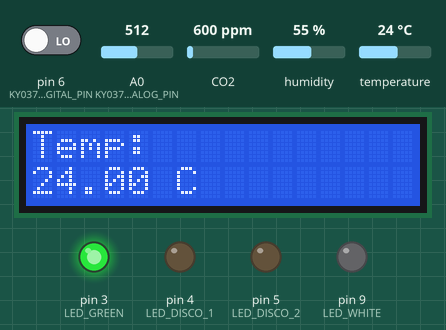
Bench run of a sketch on a simulated Arduino Uno, built with avr-gcc and run on an emulated ATmega328P. On the bench: 16×2 character LCD, output pins drawn as LEDs (lit = HIGH). Inputs (shaded band) come from the test bench; at power-on: temperature 24 °C, pin 6 (KY037_DIGITAL_PIN) LOW, A0 (KY037_ANALOG_PIN) = 512, CO2 600 ppm, humidity 55 %. What the sketch prints to the serial monitor is not drawn.

Above: at 1.2 s.
1.3 s: temperature set to 19.6 °C
At 3.4 s:
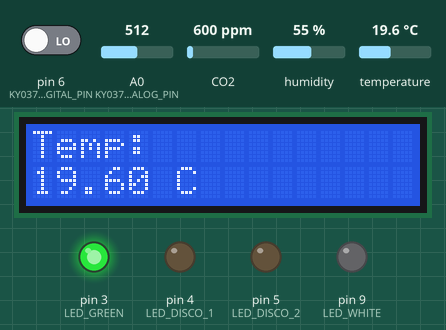
6.2 s: temperature set to 18.3 °C
At 10.7 s:
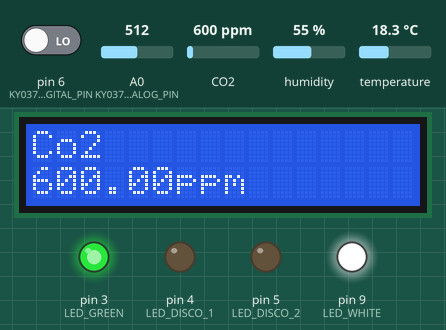
11.0 s: pin 6 (KY037_DIGITAL_PIN) driven HIGH
At 11.6 s:
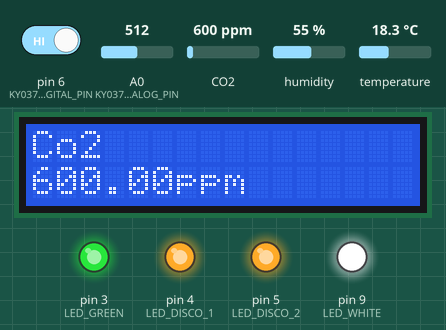
12.5 s: A0 (KY037_ANALOG_PIN) set to 338
18.5 s: A0 (KY037_ANALOG_PIN) set to 316
At 20.1 s:
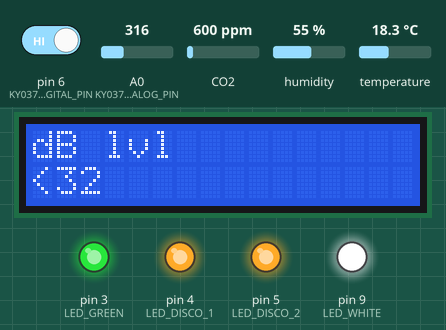
20.4 s: A0 (KY037_ANALOG_PIN) set to 451
At 21.4 s:
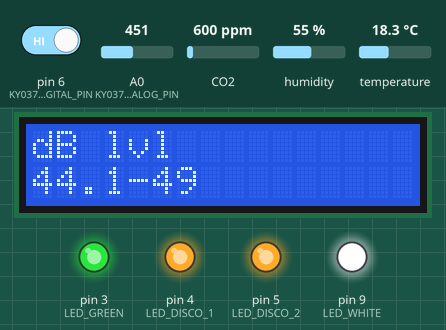
Timing chart, 0 to 23.4 s (numbered marks = the images above; inputs shaded):
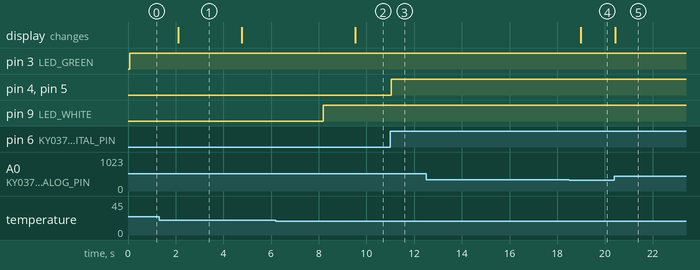

The sketch:

aduino.ino
```cpp
#include <DHT.h>
#include "MQ135.h"
#include <LiquidCrystal.h>

#define DHT_PIN 2
DHT dht(DHT_PIN, DHT22);
int LED_WHITE = 9;

MQ135 gasSensor = MQ135(A1);
int LED_GREEN = 3;

LiquidCrystal lcd(7, 8, 10, 11, 12, 13);
// LiquidCrystal(rs, enable, d4, d5, d6, d7)

int KY037_DIGITAL_PIN = 6;
int KY037_ANALOG_PIN = A0;
int LED_DISCO_1 = 4;
int LED_DISCO_2 = 5;

int maxTemperature = 24;
int minTemperature = 19;

int maxPpm = 20;

bool airConditionOn;
bool aspirationOn;

void setup() {
  dht.begin();
  pinMode(LED_WHITE, OUTPUT);

  pinMode(KY037_ANALOG_PIN, INPUT);
  pinMode(KY037_DIGITAL_PIN, INPUT);
  pinMode(LED_DISCO_1, OUTPUT);
  pinMode(LED_DISCO_2 , OUTPUT);

  pinMode(LED_GREEN, OUTPUT);

  lcd.begin(16, 2);

  Serial.begin(9600);
}

char* KY037AnalogTodBParserWeb(int value) {
  if (value <= 327) {
    return "< 32.00 dB";
  } else if (value >= 328 && value <= 351) {
    return "32.01 - 35.00 dB";
  } else if (value >= 352 && value <= 440) {
    return "35.01 - 44.00 dB";
  } else if (value >= 441 && value <= 483) {
    return "44.01 - 49.00 dB";
  } else if (value >= 484 && value <= 544) {
    return "49.01 - 53.00 dB";
  } else if (value >= 545 && value <= 550) {
    return "53.01 - 56.00 dB";
  } else if (value >= 551 && value <= 611) {
    return "56.01 - 61.00 dB";
  } else if (value >= 612 && value <= 662) {
    return "61.01 - 65.00 dB";
  } else if (value >= 663 && value <= 764) {
    return "65.01 - 71.00 dB";
  } else if (value >= 765 && value <= 770) {
    return "71.01 - 78.00 dB";
  } else {
    return "> 72.00 dB";
  }
}

char* KY037AnalogTodBParserDisplay(int value) {
  if (value <= 327) {
    return "<32";
  } else if (value >= 328 && value <= 351) {
    return "32.1-35";
  } else if (value >= 352 && value <= 440) {
    return "35.1-44";
  } else if (value >= 441 && value <= 483) {
    return "44.1-49";
  } else if (value >= 484 && value <= 544) {
    return "49.1-53";
  } else if (value >= 545 && value <= 550) {
    return "53.1-56";
  } else if (value >= 551 && value <= 611) {
    return "56.1-61";
  } else if (value >= 612 && value <= 662) {
    return "61.1-65";
  } else if (value >= 663 && value <= 764) {
    return "65.1-71";
  } else if (value >= 765 && value <= 770) {
    return "71.1-78";
  } else {
    return ">72";
  }
}

int counter = 0;

void loop() {
  float temperature = dht.readTemperature();
  float humidity = dht.readHumidity();

  float ppm = gasSensor.getCorrectedPPM(temperature, humidity);

  int dNoiseLevel = digitalRead(KY037_DIGITAL_PIN);  // 0 || 1
  int aNoiseLevel = analogRead(KY037_ANALOG_PIN);    // 0 - 1023

  char* dBNoiseLevelWeb = KY037AnalogTodBParserWeb(aNoiseLevel);
  char* dBNoiseLevelDisplay = KY037AnalogTodBParserDisplay(aNoiseLevel);

  // LED disco effect based on KY037 digital info
  if (dNoiseLevel == 1) {
    digitalWrite(LED_DISCO_1, HIGH);
    digitalWrite(LED_DISCO_2, HIGH);
  } else {
    digitalWrite(LED_DISCO_1, LOW);
    digitalWrite(LED_DISCO_2, LOW);
  }


  aspirationOn = ppm > maxPpm;
  // GREEN LED state based on MQ135 info
  if (aspirationOn) {
    digitalWrite(LED_GREEN, HIGH);
  } else {
    digitalWrite(LED_GREEN, LOW);
  }

  airConditionOn = temperature > maxTemperature || temperature < minTemperature;
  // WHITE LED state based on DHT22 info
  if (airConditionOn) {
    digitalWrite(LED_WHITE, HIGH);
  } else {
    digitalWrite(LED_WHITE, LOW);
  }

  // change display info logic
  lcd.clear();

  if (counter < 75) {
    lcd.print("Temp: ");
    lcd.setCursor(0, 1);
    lcd.print(String(temperature) + " C");
  } else if (counter < 150) {
    lcd.print("Humid: ");
    lcd.setCursor(0, 1);
    lcd.print(String(humidity) + " %");
  } else if (counter < 300) {
    lcd.print("Co2");
    lcd.setCursor(0, 1);
    lcd.print(String(ppm) + "ppm");
  } else if (counter < 450) {
    lcd.print("dB lvl ");
    lcd.setCursor(0, 1);
    lcd.print(dBNoiseLevelDisplay);
  } else if (counter == 451) {
    counter = 0;
    lcd.print("Temp: ");
    lcd.setCursor(0, 1);
    lcd.print(String(temperature) + " C");
  }
  counter++;


  Serial.println(String(temperature) + " °C, " + String(humidity) + " %, " + String(ppm) + " ppm, " + String(dBNoiseLevelWeb) + ", " + String(aNoiseLevel) + ", " + String(aspirationOn) + ", " + String(airConditionOn));
  // output example: 23.00 °C, 41.50 %, 3.17 ppm, 49.01 - 53.00 dB, 521, 0, 1
  delay(2);
}
```

Measured:
- the behaviour switches between 19 and 18.9 °C on temperature (found by bisection; images 1 and 2)
- the behaviour switches between 328 and 327 on A0 (KY037_ANALOG_PIN) (found by bisection; images 3 and 4)
- after the input at 1.3 s, the display: changes after 0.81 s (image 1)
- after the input at 6.2 s, pin 9 (LED_WHITE): LOW → HIGH after 2.0 s
- after the input at 11.0 s, pin 4 (LED_DISCO_1), pin 5 (LED_DISCO_2): LOW → HIGH after 0.05 s
- after the input at 12.5 s, every drawn part: stays the same
- after the input at 18.5 s, the display: changes after 0.49 s (image 4)
- after the input at 20.4 s, the display: changes at once (image 5)
